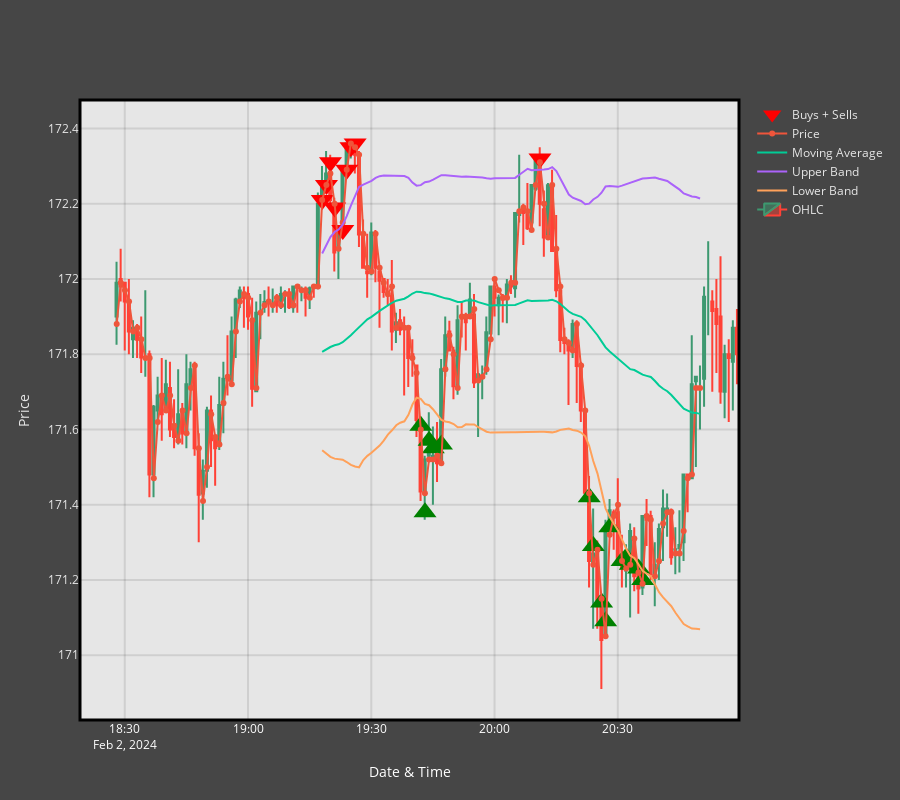

Notebook code for this chart:
### Code cell
AMZN_fig2 = AMZN_Bot.Plotting(interval="1m")

### Figure 1 — Plotly figure (JSON) as saved in the notebook; plotly's stock layout.template omitted (floating-point values rounded to 4 significant figures; data arrays with more than 128 entries replaced by an {"elided": "..."} marker saying what was removed)
{"data": [{"marker": {"color": ["red", "red", "red", "red", "red", "red", "red", "red", "green", "green", "green", "green", "green", "red", "green", "green", "green", "green", "green", "green", "green", "green", "green", "green"], "size": 20, "symbol": ["triangle-down", "triangle-down", "triangle-down", "triangle-down", "triangle-down", "triangle-down", "triangle-down", "triangle-down", "triangle-up", "triangle-up", "triangle-up", "triangle-up", "triangle-up", "triangle-down", "triangle-up", "triangle-up", "triangle-up", "triangle-up", "triangle-up", "triangle-up", "triangle-up", "triangle-up", "triangle-up", "triangle-up"]}, "mode": "markers", "name": "Buys + Sells", "type": "scatter", "x": ["2024-02-02T19:18:04.248143+00:00", "2024-02-02T19:19:05.670263+00:00", "2024-02-02T19:20:03.712914+00:00", "2024-02-02T19:21:06.283920+00:00", "2024-02-02T19:23:03.930395+00:00", "2024-02-02T19:24:02.814757+00:00", "2024-02-02T19:25:03.053990+00:00", "2024-02-02T19:26:04.189606+00:00", "2024-02-02T19:42:03.784727+00:00", "2024-02-02T19:43:04.709098+00:00", "2024-02-02T19:44:04.396565+00:00", "2024-02-02T19:45:05.328908+00:00", "2024-02-02T19:47:04.765606+00:00", "2024-02-02T20:11:03.574745+00:00", "2024-02-02T20:23:03.117340+00:00", "2024-02-02T20:24:03.090600+00:00", "2024-02-02T20:26:03.543019+00:00", "2024-02-02T20:27:02.772185+00:00", "2024-02-02T20:28:03.336909+00:00", "2024-02-02T20:31:02.758701+00:00", "2024-02-02T20:32:03.712995+00:00", "2024-02-02T20:33:02.727702+00:00", "2024-02-02T20:35:03.275807+00:00", "2024-02-02T20:36:03.102800+00:00"], "y": [172.2, 172.2, 172.3, 172.2, 172.1, 172.3, 172.3, 172.4, 171.6, 171.4, 171.6, 171.6, 171.6, 172.3, 171.4, 171.3, 171.1, 171.1, 171.3, 171.2, 171.3, 171.2, 171.2, 171.2]}, {"mode": "lines+markers", "name": "Price", "type": "scatter", "x": {"elided": "143 str values"}, "y": {"elided": "143 float values"}}, {"mode": "lines", "name": "Moving Average", "type": "scatter", "x": {"elided": "143 str values"}, "y": {"elided": "143 float values"}}, {"mode": "lines", "name": "Upper Band", "type": "scatter", "x": {"elided": "143 str values"}, "y": {"elided": "143 float values"}}, {"mode": "lines", "name": "Lower Band", "type": "scatter", "x": {"elided": "143 str values"}, "y": {"elided": "143 float values"}}, {"close": {"elided": "152 float values"}, "high": {"elided": "152 float values"}, "low": {"elided": "152 float values"}, "name": "OHLC", "open": {"elided": "152 float values"}, "type": "candlestick", "x": {"elided": "152 str values"}}], "layout": {"height": 800, "legend": {"font": {"color": "rgba(230,230,230,1)"}}, "paper_bgcolor": "rgba(70,70,70,1)", "plot_bgcolor": "rgba(230,230,230,1)", "shapes": [{"line": {"color": "black", "width": 3}, "type": "rect", "x0": 0, "x1": 1, "xref": "paper", "y0": 0, "y1": 1, "yref": "paper"}], "xaxis": {"gridcolor": "rgba(0,0,0,0.1)", "gridwidth": 2, "rangeslider": {"visible": false}, "tickfont": {"color": "white"}, "title": {"font": {"color": "white"}, "text": "Date & Time"}}, "yaxis": {"gridcolor": "rgba(0,0,0,0.1)", "gridwidth": 2, "tickfont": {"color": "rgba(230,230,230,1)"}, "title": {"font": {"color": "rgba(230,230,230,1)"}, "text": "Price"}}}}
